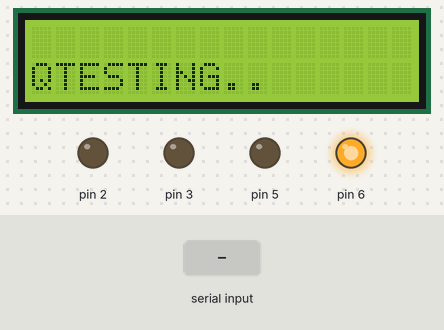
The sketch below on a simulated Arduino Uno, built with avr-gcc and run on an emulated ATmega328P. Shown: 16×2 character LCD, output pins drawn as LEDs (lit = HIGH). The test bench sets the inputs (shaded band). The modem accepts every AT command (registered, SIM ready, sends succeed) and sends nothing else; what the sketch prints to the serial monitor is not drawn.

Above: at 1.3 s.
1.4 s: "1" received over the second serial link
At 5.5 s:
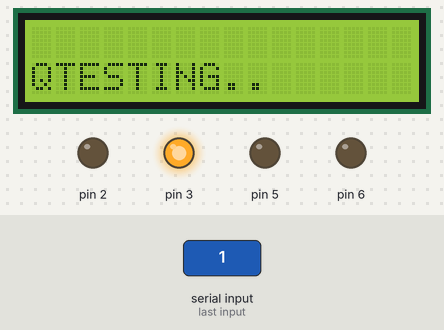
At 18.9 s:
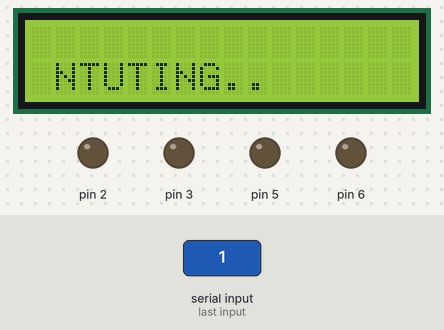
Timing chart, 0 to 20.4 s (numbered marks = the images above; inputs shaded):
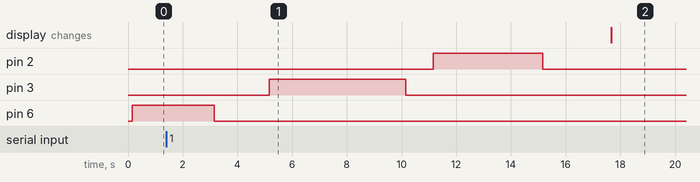

The sketch:

qwas_test_2.ino
```cpp
#include <SoftwareSerial.h>
SoftwareSerial gprsSerial(7,8);
#include <Wire.h>
#include <LiquidCrystal_I2C.h>    //https://github.com/fdebrabander/Arduino-LiquidCrystal-I2C-library
LiquidCrystal_I2C lcd(0x27, 16, 2);

// TURBIDITY.

int Turbidity = A0;
float volt;
float ntu;

// TDS

#include <EEPROM.h>
#include "GravityTDS.h"
float TDSd =0;
#define TdsSensorPin A2
float temperature = 25,tdsValue = 0;
GravityTDS gravityTds;

//PH

#define PHSensorPin A1          // the pH meter Analog output is connected with the Arduino’s Analog
unsigned long int avgValue;  //Store the average value of the sensor feedback
float b;
int buf[10],temp;
float phValued = 0;

void setup() {
// TUBIDITY DISPLAY
    Serial.begin(9600);
    lcd.begin();
    lcd.backlight();
// gsm setup
    gprsSerial.begin(9600); // the GPRS baud rate

// TDS SETUP.
    pinMode(2,OUTPUT);
    gravityTds.setPin(TdsSensorPin);
    gravityTds.setAref(5.0);  //reference voltage on ADC, default 5.0V on Arduino UNO
    gravityTds.setAdcRange(1024);  //1024 for 10bit ADC;4096 for 12bit ADC
    gravityTds.begin();  //initialization
// PH SETUP.
    pinMode(3,OUTPUT);
    Serial.println("Ready");    //Test the serial monitor
// DISPLAY
    lcd.begin();
    lcd.backlight();
    lcd.setCursor(1,0);
    lcd.print ("QWAS");
    lcd.setCursor(1,2);
    lcd.print("BOOTING..");
//solenoid relays
    pinMode(6,OUTPUT);
    pinMode(5,OUTPUT);

}

void loop() {
  lcd.clear();
  lcd.setCursor(0,5);
  lcd.print ("QWAS");
  lcd.setCursor(1,2);
  lcd.print("TESTING..");
  collect_sample ();
  delay (1000);
  test ();
  PH ();
  delay (1000);

  TDS ();
  delay (1000);
  TURBIDITY ();
  delay (1000);
  Send_data ();
  flash ();
  lcd.setCursor(1,2);
  lcd.print("TURBIDITY. ");
  lcd.print(ntu);
  lcd.setCursor(1,2);
  lcd.print("PH...  ");
  lcd.print(phValued);
  lcd.setCursor(1,2);
  lcd.print("TDS...  ");
  lcd.print(TDSd);


}
void PH ()
{
    Serial.print("got into ph");
  digitalWrite(3,HIGH);
  delay (5000);
  avgValue=analogRead(PHSensorPin);
  float phValue=(float)avgValue*5.0/1024; //convert the analog into millivolt
  phValue=3.5*phValue;                      //convert the millivolt into pH value
  Serial.print("    pH:");
  Serial.println(phValue,2);
  phValued = phValue;
  digitalWrite(3, LOW);
  Serial.println("out of ph");
}
void TDS ()
{
    digitalWrite(2, HIGH);
    delay (3000);
     Serial.println("got into TDS");
    //temperature = readTemperature();  //add your temperature sensor and read it
    gravityTds.setTemperature(temperature);  // set the temperature and execute temperature compensation
    gravityTds.update();  //sample and calculate
    tdsValue =  gravityTds.getTdsValue();  // then get the value
    Serial.print(tdsValue,0);
    Serial.println("ppm");
    delay(1000);
    digitalWrite(2,LOW);
    TDSd = tdsValue;
    Serial.print("LEFT TDS");
}
void TURBIDITY ()
{
    Serial.println("got to turbidity");
    delay(1500);
    volt = ((float)analogRead(Turbidity)/1023)*5;
    if(volt < 2.5)
    {
      ntu = 3000;
    }
    else
    {
      ntu = -1120.4*square(volt)+5742.3*volt-4353.8;
    }

    Serial.print(volt);
    Serial.println(" V");

    lcd.setCursor(0,1);
    Serial.print(ntu);
    lcd.print(" NTU");
    delay(10);
    Serial.print("Leaving Turbidity");
}
void ShowSerialData()
{
  while(gprsSerial.available()!=0)
  Serial.write(gprsSerial.read());
  delay(5000);
}
void Send_data ()
{
  if (gprsSerial.available())
    Serial.write(gprsSerial.read());

  gprsSerial.println("AT");
  delay(1000);

  gprsSerial.println("AT+CPIN?");
  delay(1000);

  gprsSerial.println("AT+CREG?");
  delay(1000);

  gprsSerial.println("AT+CGATT?");
  delay(1000);

  gprsSerial.println("AT+CIPSHUT");
  delay(1000);

  gprsSerial.println("AT+CIPSTATUS");
  delay(2000);

  gprsSerial.println("AT+CIPMUX=0");
  delay(2000);

  ShowSerialData();

  gprsSerial.println("AT+CSTT=\" safaricom.com\"");//start task and setting the APN,
  delay(1000);

  ShowSerialData();

  gprsSerial.println("AT+CIICR");//bring up wireless connection   Safaricomgprs.com
  delay(3000);

  ShowSerialData();

  gprsSerial.println("AT+CIFSR");//get local IP adress
  delay(2000);

  ShowSerialData();

  gprsSerial.println("AT+CIPSPRT=0");
  delay(3000);

  ShowSerialData();

  gprsSerial.println("AT+CIPSTART=\"TCP\",\"api.thingspeak.com\",\"80\"");//start up the connection
  delay(6000);

  ShowSerialData();

  gprsSerial.println("AT+CIPSEND");//begin send data to remote server
  delay(4000);
  ShowSerialData();

  String str="GET https://api.thingspeak.com/update?api_key=ZLB4PON9JBG3QQNF&field1=" + String(ntu) +"&field2="+String(tdsValue)+"&field3="+String(phValued);
  Serial.println(str);
  gprsSerial.println(str);//begin send data to remote server

  delay(4000);
  ShowSerialData();

  gprsSerial.println((char)26);//sending
  delay(5000);//waitting for reply, important! the time is base on the condition of internet
  gprsSerial.println();

  ShowSerialData();

  gprsSerial.println("AT+CIPSHUT");//close the connection
  delay(100);
  ShowSerialData();
}
void collect_sample ()
{
  digitalWrite(6,HIGH);
  digitalWrite(5,LOW);
  delay(2000);
}
void test ()
{
  digitalWrite(6,LOW);
  digitalWrite(5,LOW);
  delay(2000);
}
void flash ()
{
  digitalWrite(6,HIGH);
  digitalWrite(5,HIGH);
  delay(2000);
}
```
